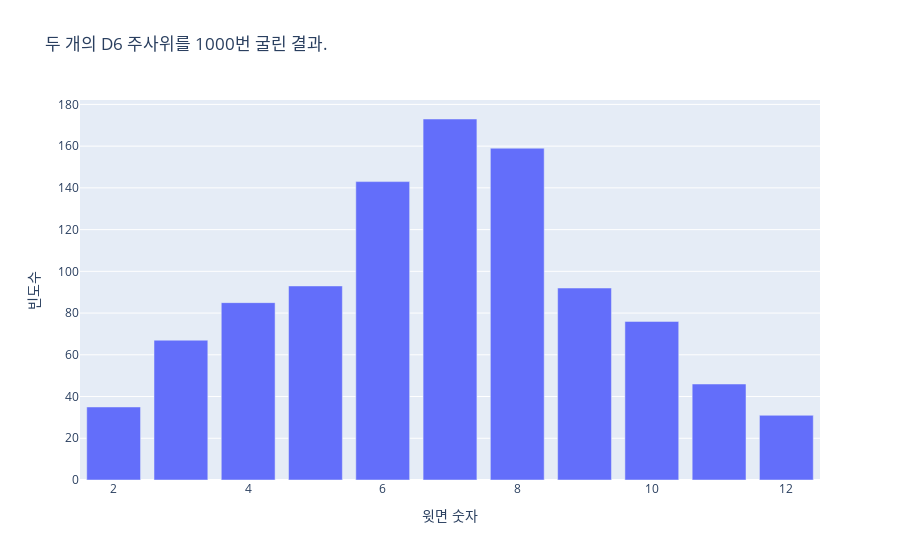

Here is the notebook cell this chart was saved with:
### Markdown cell above
#### 두 개의 주사위 굴리기

### Code cell
import plotly.express as px
from die import Die

# 두 개의 D6 주사위 만들기.
die_1 = Die()
die_2 = Die()

# 몇차례 주사위를 굴리고 그 결과를 리스트에 저장.
results = []
for roll_num in range(1000):
    result = die_1.roll() + die_2.roll()
    results.append(result)

# 결과를 분석.
frequencies = []
max_result = die_1.num_sides + die_2.num_sides
poss_results = range(2, max_result+1)
for value in poss_results:
    frequency = results.count(value)
    frequencies.append(frequency)

# 결과 시각화.
title = "두 개의 D6 주사위를 1000번 굴린 결과."
labels = {'x': '윗면 숫자', 'y': '빈도수'}
fig = px.bar(x=poss_results, y=frequencies, title=title, labels=labels)
fig.show()

### Figure 1 — Plotly figure (JSON) as saved in the notebook; plotly's stock layout.template omitted (floating-point values rounded to 4 significant figures)
{"data": [{"hovertemplate": "윗면 숫자=%{x}<br>빈도수=%{y}<extra></extra>", "legendgroup": "", "marker": {"color": "#636efa", "pattern": {"shape": ""}}, "name": "", "orientation": "v", "showlegend": false, "textposition": "auto", "type": "bar", "x": [2, 3, 4, 5, 6, 7, 8, 9, 10, 11, 12], "xaxis": "x", "y": [35, 67, 85, 93, 143, 173, 159, 92, 76, 46, 31], "yaxis": "y"}], "layout": {"barmode": "relative", "legend": {"tracegroupgap": 0}, "title": {"text": "두 개의 D6 주사위를 1000번 굴린 결과."}, "xaxis": {"anchor": "y", "domain": [0, 1], "title": {"text": "윗면 숫자"}}, "yaxis": {"anchor": "x", "domain": [0, 1], "title": {"text": "빈도수"}}}}
